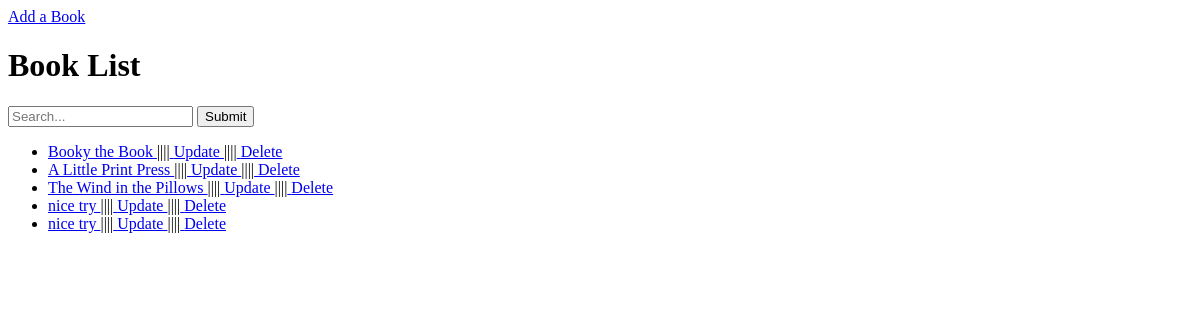
/books/, run on an earlier commit of the app's database.
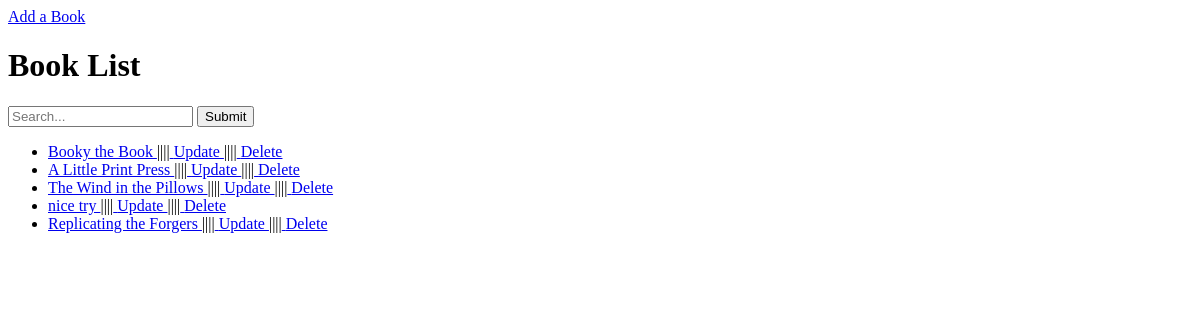
And on a later commit of the database.
### my_books/models.py (models this page shows, shortened)
class Book(models.Model):
    title = models.CharField(max_length=100)
    author = models.ManyToManyField('Author')  # one or more authors per book
    publisher = models.ForeignKey('Publisher', null=True)  # allows for unknown publisher
    date = models.DateField(blank=True, null=True)  # allows for unknown publishing date
    users_who_favorite = models.ManyToManyField(settings.AUTH_USER_MODEL, related_name = 'fav_books')
    tags = models.ManyToManyField('Tag',related_name = 'tagged_books', blank = True)

### my_books/views.py (the view)
class BooksListView(ListView):
    model = Book
    context_object_name = 'Book'

### my_books/templates/my_books/book_list.html (shortened to what this page needs)
{%extends 'my_books/base.html'%}
{% block content %}
<a href="{% url 'books:create' %}">Add a Book</a>
<h1>Book List</h1>
<form type="get" action="." style="margin: 0">
    <input  id="search_box" type="text" name="search_box"  placeholder="Search..." >
    <button id="search_submit" type="submit" >Submit</button>
</form>
{%if object_list%}
    <ul>
        {% for book in object_list %}
            <li>
                <a href = "{% url 'books:detail' book.pk %}">{{ book.title }} </a>
                ||||<a href="{% url 'books:update' book.pk %}"> Update </a>
                ||||<a href="{% url 'books:delete' book.pk %}"> Delete</a>
            </li>
        {% endfor %}
    </ul>
  {%else%}
  <p>There are no books in the library. </p>
  {%endif%}
{% endblock %}

### my_books/templates/my_books/base.html (shortened to what this page needs)
<!DOCTYPE HTML PUBLIC "-//W3C//DTD HTML 4.01//EN">
<html lang="en">
<head>
</head>
<body>
    {% block content %}{% endblock %}
</body>
</html>

What changed in the data, as far as the page shows it:
removed Book: title "nice try"
added Book: title "Replicating the Forgers"
